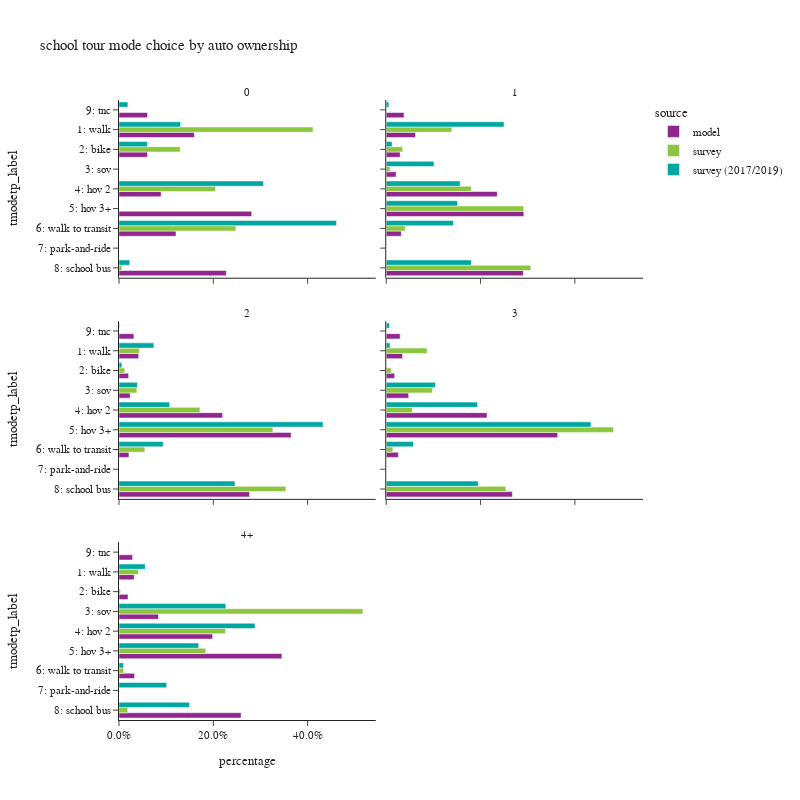

Notebook code for this chart:
### Code cell
plot_mode_choice(sc_tour.loc[sc_tour['auto_ownership_4+']!="-1"],"auto_ownership_4+",
                 {"auto_ownership_4+":["0","1","2","3","4+"],
                  "tmodetp_label":["1: walk","2: bike","3: sov","4: hov 2","5: hov 3+","6: walk to transit",
                                   "7: park-and-ride","8: school bus","9: other–survey only"]},
                 "auto ownership",2,800)

### Figure 1 — Plotly figure (JSON) as saved in the notebook; plotly's stock layout.template omitted (floating-point values rounded to 4 significant figures)
{"data": [{"alignmentgroup": "True", "customdata": [[4026], [1522], [2248], [7084], [3043], [5729], [1523]], "hovertemplate": "source=model<br>auto_ownership_4+=0<br>percentage=%{x}<br>tmodetp_label=%{y}<br>sample count=%{customdata[0]}<extra></extra>", "legendgroup": "model", "marker": {"color": "#91268F", "pattern": {"shape": ""}}, "name": "model", "offsetgroup": "model", "orientation": "h", "showlegend": true, "textposition": "auto", "type": "bar", "x": [0.1599, 0.06046, 0.08929, 0.2814, 0.1209, 0.2276, 0.0605], "xaxis": "x5", "y": ["1: walk", "2: bike", "4: hov 2", "5: hov 3+", "6: walk to transit", "8: school bus", "9: tnc"], "yaxis": "y5"}, {"alignmentgroup": "True", "customdata": [[8362], [3977], [2816], [31738], [39344], [4313], [39200], [5076]], "hovertemplate": "source=model<br>auto_ownership_4+=1<br>percentage=%{x}<br>tmodetp_label=%{y}<br>sample count=%{customdata[0]}<extra></extra>", "legendgroup": "model", "marker": {"color": "#91268F", "pattern": {"shape": ""}}, "name": "model", "offsetgroup": "model", "orientation": "h", "showlegend": false, "textposition": "auto", "type": "bar", "x": [0.06202, 0.0295, 0.02089, 0.2354, 0.2918, 0.03199, 0.2907, 0.03765], "xaxis": "x6", "y": ["1: walk", "2: bike", "3: sov", "4: hov 2", "5: hov 3+", "6: walk to transit", "8: school bus", "9: tnc"], "yaxis": "y6"}, {"alignmentgroup": "True", "customdata": [[11866], [5782], [6768], [62426], [103700], [5975], [78657], [8980]], "hovertemplate": "source=model<br>auto_ownership_4+=2<br>percentage=%{x}<br>tmodetp_label=%{y}<br>sample count=%{customdata[0]}<extra></extra>", "legendgroup": "model", "marker": {"color": "#91268F", "pattern": {"shape": ""}}, "name": "model", "offsetgroup": "model", "orientation": "h", "showlegend": false, "textposition": "auto", "type": "bar", "x": [0.04176, 0.02035, 0.02382, 0.2197, 0.3649, 0.02103, 0.2768, 0.0316], "xaxis": "x3", "y": ["1: walk", "2: bike", "3: sov", "4: hov 2", "5: hov 3+", "6: walk to transit", "8: school bus", "9: tnc"], "yaxis": "y3"}, {"alignmentgroup": "True", "customdata": [[5012], [2586], [6895], [30970], [52699], [3724], [38781], [4282]], "hovertemplate": "source=model<br>auto_ownership_4+=3<br>percentage=%{x}<br>tmodetp_label=%{y}<br>sample count=%{customdata[0]}<extra></extra>", "legendgroup": "model", "marker": {"color": "#91268F", "pattern": {"shape": ""}}, "name": "model", "offsetgroup": "model", "orientation": "h", "showlegend": false, "textposition": "auto", "type": "bar", "x": [0.03458, 0.01784, 0.04757, 0.2137, 0.3636, 0.02569, 0.2675, 0.02954], "xaxis": "x4", "y": ["1: walk", "2: bike", "3: sov", "4: hov 2", "5: hov 3+", "6: walk to transit", "8: school bus", "9: tnc"], "yaxis": "y4"}, {"alignmentgroup": "True", "customdata": [[2266], [1349], [5885], [13945], [24272], [2326], [18197], [2023]], "hovertemplate": "source=model<br>auto_ownership_4+=4+<br>percentage=%{x}<br>tmodetp_label=%{y}<br>sample count=%{customdata[0]}<extra></extra>", "legendgroup": "model", "marker": {"color": "#91268F", "pattern": {"shape": ""}}, "name": "model", "offsetgroup": "model", "orientation": "h", "showlegend": false, "textposition": "auto", "type": "bar", "x": [0.03225, 0.0192, 0.08376, 0.1985, 0.3454, 0.0331, 0.259, 0.02879], "xaxis": "x", "y": ["1: walk", "2: bike", "3: sov", "4: hov 2", "5: hov 3+", "6: walk to transit", "8: school bus", "9: tnc"], "yaxis": "y"}, {"alignmentgroup": "True", "customdata": [[8], [2], [1], [6], [2]], "hovertemplate": "source=survey<br>auto_ownership_4+=0<br>percentage=%{x}<br>tmodetp_label=%{y}<br>sample count=%{customdata[0]}<extra></extra>", "legendgroup": "survey", "marker": {"color": "#8CC63E", "pattern": {"shape": ""}}, "name": "survey", "offsetgroup": "survey", "orientation": "h", "showlegend": true, "textposition": "auto", "type": "bar", "x": [0.4114, 0.13, 0.2047, 0.2477, 0.006245], "xaxis": "x5", "y": ["1: walk", "2: bike", "4: hov 2", "6: walk to transit", "8: school bus"], "yaxis": "y5"}, {"alignmentgroup": "True", "customdata": [[21], [11], [6], [19], [47], [17], [36]], "hovertemplate": "source=survey<br>auto_ownership_4+=1<br>percentage=%{x}<br>tmodetp_label=%{y}<br>sample count=%{customdata[0]}<extra></extra>", "legendgroup": "survey", "marker": {"color": "#8CC63E", "pattern": {"shape": ""}}, "name": "survey", "offsetgroup": "survey", "orientation": "h", "showlegend": false, "textposition": "auto", "type": "bar", "x": [0.1391, 0.0348, 0.007873, 0.1803, 0.2913, 0.04026, 0.3063], "xaxis": "x6", "y": ["1: walk", "2: bike", "3: sov", "4: hov 2", "5: hov 3+", "6: walk to transit", "8: school bus"], "yaxis": "y6"}, {"alignmentgroup": "True", "customdata": [[28], [8], [14], [59], [115], [20], [82]], "hovertemplate": "source=survey<br>auto_ownership_4+=2<br>percentage=%{x}<br>tmodetp_label=%{y}<br>sample count=%{customdata[0]}<extra></extra>", "legendgroup": "survey", "marker": {"color": "#8CC63E", "pattern": {"shape": ""}}, "name": "survey", "offsetgroup": "survey", "orientation": "h", "showlegend": false, "textposition": "auto", "type": "bar", "x": [0.04326, 0.012, 0.03787, 0.1716, 0.3264, 0.05485, 0.354], "xaxis": "x3", "y": ["1: walk", "2: bike", "3: sov", "4: hov 2", "5: hov 3+", "6: walk to transit", "8: school bus"], "yaxis": "y3"}, {"alignmentgroup": "True", "customdata": [[4], [2], [12], [11], [29], [1], [26]], "hovertemplate": "source=survey<br>auto_ownership_4+=3<br>percentage=%{x}<br>tmodetp_label=%{y}<br>sample count=%{customdata[0]}<extra></extra>", "legendgroup": "survey", "marker": {"color": "#8CC63E", "pattern": {"shape": ""}}, "name": "survey", "offsetgroup": "survey", "orientation": "h", "showlegend": false, "textposition": "auto", "type": "bar", "x": [0.08674, 0.01036, 0.09797, 0.0554, 0.4819, 0.014, 0.2537], "xaxis": "x4", "y": ["1: walk", "2: bike", "3: sov", "4: hov 2", "5: hov 3+", "6: walk to transit", "8: school bus"], "yaxis": "y4"}, {"alignmentgroup": "True", "customdata": [[1], [1], [10], [4], [2], [2], [5]], "hovertemplate": "source=survey<br>auto_ownership_4+=4+<br>percentage=%{x}<br>tmodetp_label=%{y}<br>sample count=%{customdata[0]}<extra></extra>", "legendgroup": "survey", "marker": {"color": "#8CC63E", "pattern": {"shape": ""}}, "name": "survey", "offsetgroup": "survey", "orientation": "h", "showlegend": false, "textposition": "auto", "type": "bar", "x": [0.04115, 0.003212, 0.5172, 0.226, 0.1839, 0.01002, 0.01854], "xaxis": "x", "y": ["1: walk", "2: bike", "3: sov", "4: hov 2", "5: hov 3+", "6: walk to transit", "8: school bus"], "yaxis": "y"}, {"alignmentgroup": "True", "customdata": [[20], [8], [4], [45], [2], [4]], "hovertemplate": "source=survey (2017/2019)<br>auto_ownership_4+=0<br>percentage=%{x}<br>tmodetp_label=%{y}<br>sample count=%{customdata[0]}<extra></extra>", "legendgroup": "survey (2017/2019)", "marker": {"color": "#00A7A0", "pattern": {"shape": ""}}, "name": "survey (2017/2019)", "offsetgroup": "survey (2017/2019)", "orientation": "h", "showlegend": true, "textposition": "auto", "type": "bar", "x": [0.1306, 0.06012, 0.3063, 0.4612, 0.02292, 0.01886], "xaxis": "x5", "y": ["1: walk", "2: bike", "4: hov 2", "6: walk to transit", "8: school bus", "9: tnc"], "yaxis": "y5"}, {"alignmentgroup": "True", "customdata": [[43], [16], [30], [60], [58], [83], [42], [1]], "hovertemplate": "source=survey (2017/2019)<br>auto_ownership_4+=1<br>percentage=%{x}<br>tmodetp_label=%{y}<br>sample count=%{customdata[0]}<extra></extra>", "legendgroup": "survey (2017/2019)", "marker": {"color": "#00A7A0", "pattern": {"shape": ""}}, "name": "survey (2017/2019)", "offsetgroup": "survey (2017/2019)", "orientation": "h", "showlegend": false, "textposition": "auto", "type": "bar", "x": [0.2498, 0.01231, 0.1011, 0.1569, 0.1512, 0.1424, 0.1805, 0.005676], "xaxis": "x6", "y": ["1: walk", "2: bike", "3: sov", "4: hov 2", "5: hov 3+", "6: walk to transit", "8: school bus", "9: tnc"], "yaxis": "y6"}, {"alignmentgroup": "True", "customdata": [[38], [6], [28], [98], [189], [55], [1], [110], [2]], "hovertemplate": "source=survey (2017/2019)<br>auto_ownership_4+=2<br>percentage=%{x}<br>tmodetp_label=%{y}<br>sample count=%{customdata[0]}<extra></extra>", "legendgroup": "survey (2017/2019)", "marker": {"color": "#00A7A0", "pattern": {"shape": ""}}, "name": "survey (2017/2019)", "offsetgroup": "survey (2017/2019)", "orientation": "h", "showlegend": false, "textposition": "auto", "type": "bar", "x": [0.07393, 0.006163, 0.03898, 0.1073, 0.4326, 0.09376, 5.074e-05, 0.2459, 0.001215], "xaxis": "x3", "y": ["1: walk", "2: bike", "3: sov", "4: hov 2", "5: hov 3+", "6: walk to transit", "7: park-and-ride", "8: school bus", "9: tnc"], "yaxis": "y3"}, {"alignmentgroup": "True", "customdata": [[7], [1], [12], [27], [54], [8], [26], [1]], "hovertemplate": "source=survey (2017/2019)<br>auto_ownership_4+=3<br>percentage=%{x}<br>tmodetp_label=%{y}<br>sample count=%{customdata[0]}<extra></extra>", "legendgroup": "survey (2017/2019)", "marker": {"color": "#00A7A0", "pattern": {"shape": ""}}, "name": "survey (2017/2019)", "offsetgroup": "survey (2017/2019)", "orientation": "h", "showlegend": false, "textposition": "auto", "type": "bar", "x": [0.007985, 0.0003533, 0.1042, 0.1937, 0.4341, 0.05781, 0.195, 0.00688], "xaxis": "x4", "y": ["1: walk", "2: bike", "3: sov", "4: hov 2", "5: hov 3+", "6: walk to transit", "8: school bus", "9: tnc"], "yaxis": "y4"}, {"alignmentgroup": "True", "customdata": [[1], [10], [9], [9], [3], [1], [10]], "hovertemplate": "source=survey (2017/2019)<br>auto_ownership_4+=4+<br>percentage=%{x}<br>tmodetp_label=%{y}<br>sample count=%{customdata[0]}<extra></extra>", "legendgroup": "survey (2017/2019)", "marker": {"color": "#00A7A0", "pattern": {"shape": ""}}, "name": "survey (2017/2019)", "offsetgroup": "survey (2017/2019)", "orientation": "h", "showlegend": false, "textposition": "auto", "type": "bar", "x": [0.05577, 0.2264, 0.2885, 0.169, 0.009711, 0.1011, 0.1495], "xaxis": "x", "y": ["1: walk", "3: sov", "4: hov 2", "5: hov 3+", "6: walk to transit", "7: park-and-ride", "8: school bus"], "yaxis": "y"}], "layout": {"annotations": [{"font": {}, "showarrow": false, "text": "4+", "x": 0.245, "xanchor": "center", "xref": "paper", "y": 0.2867, "yanchor": "bottom", "yref": "paper"}, {"font": {}, "showarrow": false, "text": "2", "x": 0.245, "xanchor": "center", "xref": "paper", "y": 0.6433, "yanchor": "bottom", "yref": "paper"}, {"font": {}, "showarrow": false, "text": "3", "x": 0.755, "xanchor": "center", "xref": "paper", "y": 0.6433, "yanchor": "bottom", "yref": "paper"}, {"font": {}, "showarrow": false, "text": "0", "x": 0.245, "xanchor": "center", "xref": "paper", "y": 1.0, "yanchor": "bottom", "yref": "paper"}, {"font": {}, "showarrow": false, "text": "1", "x": 0.755, "xanchor": "center", "xref": "paper", "y": 1.0, "yanchor": "bottom", "yref": "paper"}], "barmode": "group", "height": 800, "legend": {"title": {"text": "source"}, "tracegroupgap": 0}, "title": {"text": "school tour mode choice by auto ownership"}, "width": 800, "xaxis": {"anchor": "y", "domain": [0.0, 0.49], "tickformat": ".1%", "title": {"text": "percentage"}}, "xaxis2": {"anchor": "y2", "domain": [0.51, 1.0], "matches": "x", "tickformat": ".1%", "title": {"text": "percentage"}}, "xaxis3": {"anchor": "y3", "domain": [0.0, 0.49], "matches": "x", "showticklabels": false, "tickformat": ".1%"}, "xaxis4": {"anchor": "y4", "domain": [0.51, 1.0], "matches": "x", "showticklabels": false, "tickformat": ".1%"}, "xaxis5": {"anchor": "y5", "domain": [0.0, 0.49], "matches": "x", "showticklabels": false, "tickformat": ".1%"}, "xaxis6": {"anchor": "y6", "domain": [0.51, 1.0], "matches": "x", "showticklabels": false, "tickformat": ".1%"}, "yaxis": {"anchor": "x", "categoryarray": ["9: other–survey only", "8: school bus", "7: park-and-ride", "6: walk to transit", "5: hov 3+", "4: hov 2", "3: sov", "2: bike", "1: walk"], "categoryorder": "array", "domain": [0.0, 0.2867], "title": {"text": "tmodetp_label"}}, "yaxis2": {"anchor": "x2", "domain": [0.0, 0.2867], "matches": "y", "showticklabels": false}, "yaxis3": {"anchor": "x3", "categoryarray": ["9: other–survey only", "8: school bus", "7: park-and-ride", "6: walk to transit", "5: hov 3+", "4: hov 2", "3: sov", "2: bike", "1: walk"], "categoryorder": "array", "domain": [0.3567, 0.6433], "matches": "y", "title": {"text": "tmodetp_label"}}, "yaxis4": {"anchor": "x4", "domain": [0.3567, 0.6433], "matches": "y", "showticklabels": false}, "yaxis5": {"anchor": "x5", "categoryarray": ["9: other–survey only", "8: school bus", "7: park-and-ride", "6: walk to transit", "5: hov 3+", "4: hov 2", "3: sov", "2: bike", "1: walk"], "categoryorder": "array", "domain": [0.7133, 1.0], "matches": "y", "title": {"text": "tmodetp_label"}}, "yaxis6": {"anchor": "x6", "domain": [0.7133, 1.0], "matches": "y", "showticklabels": false}}}
